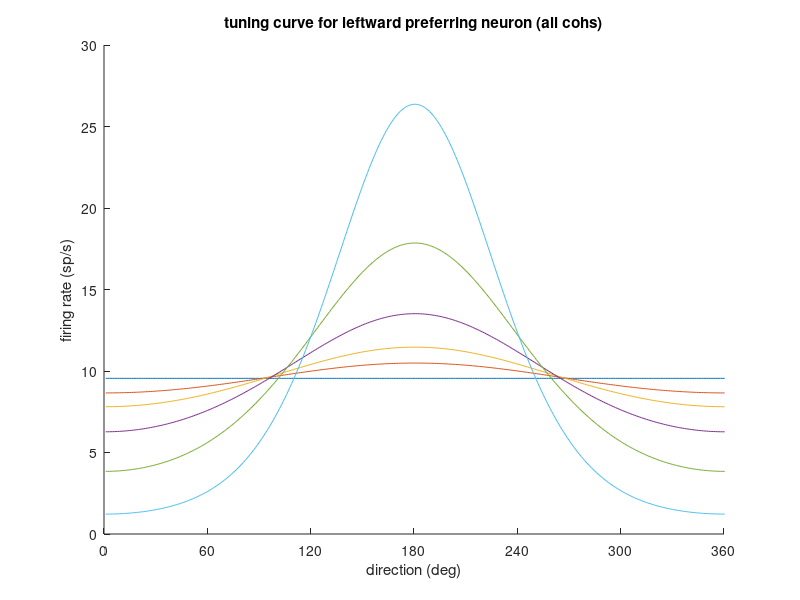
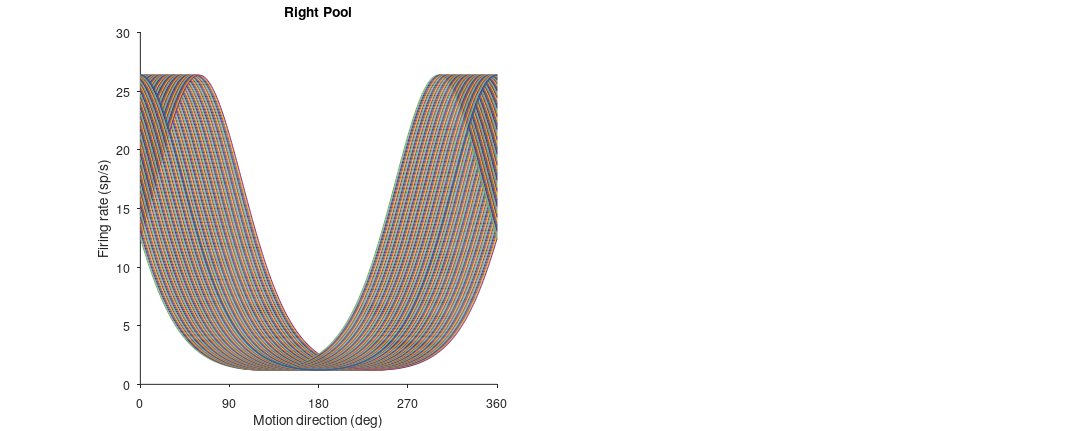

Source code (MATLAB) for these figures, in order: (Note: this script raises an error after producing the figures.)
% build a simulated MT population and generate its spiking activity to a 
% standard set of random-dot motion stimuli
% CF 2014-2020

clear
close all


% 07/2020: modified to incorporate Webb & Ledgeway style
% spatiotemporal flexibility (distribution of dot directions,
% optionally varying across time). [still TBD: their version of temporal dynamics.]
 
% Webb, Ledgeway, & McGraw
% Cortical pooling algorithms for judging global motion direction.
% Proc Natl Acad Sci U S A. 2007 Feb 27;104(9):3532-7.
 
% Webb, Ledgeway, & Rocchi
% Neural computations governing spatiotemporal pooling of visual motion signals in humans
% J Neurosci. 2011 Mar 30;31(13):4917-25.
 
Webb = 0;
    % The way this works is we build the spike rates by taking a 
    % weighted sum of the tuning curve evaluated at each dir (theta), where the
    % weights equal the proportion of dot directions in the stimulus. This
    % should generalize the transparent motion Miguel implemented, modulo a
    % scaling factor.
 
    % Unlike Webb, we can still use coherence: basically it just determines
    % which family of tuning curves is used to construct the weighted sum.
    % (i.e., lowering coherence does so in all directions equally)
 
    % To implement the correlation matrix, the rate from the weighted sum
    % becomes the equivalent of the tuning curve value, so in place of
    % tuning{c}(:,dirAxis==dir(t)) we substitute the weighted sum (Webb et
    % al. (2011)'s Ri(D), eq. 3)

    
%% build an experiment

tic

% plot flags
plotMT = 1;
plotCorr = 1;

% noiseModel = 'indepPoisson';
% noiseModel = 'corrMat_Mazurek02';
noiseModel = 'corrMat_Shadlen96';

nTrials = 1000;

% signed motion coherence; negative is leftward
cohs = [-0.512 -0.256 -0.128 -0.064 -0.032 -1e-8 1e-8 0.032 0.064 0.128 0.256 0.512];
coh = randsample(cohs,nTrials,'true')';

dir = nan(size(coh));
dir(coh<0) = 180;
dir(coh>0) = 0;

% viewing duration drawn from truncated exponential distribution
dur = zeros(nTrials,1);
meandur = 360; mindur = 80; maxdur = 900;
for n = 1:nTrials
    while dur(n)<=mindur || dur(n)>=maxdur % simple trick for truncating
        dur(n) = round(exprnd(meandur));
    end
end

% % temp: set dur to 1s (or any fixed value) to verify fano factor (below)
% dur(1:nTrials,1) = 1000;

toc

%% build MT population
tic

% nNeurons = 36;
% nNeurons = 180;
nNeurons = 360;

dirAxis = 0:360;
K = 3; % inverse variance term (will scale with coh)
ampl = 60;  % actual peak FR will be about half of this, at 51.2% coh
offset = 0; % this is not the same as spontaneous firing rate, which is of 
            % course >0; keeping this offset small or zero allows driven
            % firing rates to get close to zero for nonpreferred (null)
            % direction at high coherence, as MT does

prefDirs = linspace(dirAxis(1),dirAxis(end),nNeurons);
poscohs = cohs(cohs>0);
tuning = cell(1,length(poscohs));
if plotMT
    figure(2); set(gca,'xlim',[0 360],'Xtick',0:60:360);
    xlabel('direction (deg)'); ylabel('firing rate (sp/s)');
    title('tuning curve for leftward preferring neuron (all cohs)');
    hold on;
end
for c = 1:length(poscohs)
    tuning{c} = zeros(nNeurons,length(dirAxis));
    for n = 1:nNeurons
        % von Mises tuning functions (captures asymmetry in right/left response to coh)
        k = K * poscohs(c); % scale inverse variance by coh
        tuning{c}(n,:) = ampl * exp(k*cosd(dirAxis-prefDirs(n))) / (2*pi*besseli(0,k)) + offset;
                 %^ rows are neurons, columns are dirs           
    end
    if plotMT
        h(c) = plot(tuning{c}(round(nNeurons/2),:)); hold on;
%         Ltxt{c} = num2str(poscohs(c));
%         legend(h,Ltxt);
    end
end

% set baseline to average 0% coh response (or could be a bit lower);
% this will be used below during spike train generation
baseline = mean(mean(tuning{1}));

% Define two pools of neurons supplying evidence for the two alternatives;
% later can replace this with an arbitrary weight vector or smoothly
% varying weighting function (more realistic)
rightpool = prefDirs<60 | prefDirs>300; % within 60 deg of zero
leftpool = prefDirs>120 & prefDirs<240; % within 60 deg of 180
if plotMT
    figure(3); set(gcf,'Position', [300 300 1200 480],'Color',[1 1 1],'PaperPositionMode','auto'); clf;
    subplot(1,2,1); plot(dirAxis,tuning{end}(rightpool,:)); title('Right Pool');
    xlabel('Motion direction (deg)'); ylabel('Firing rate (sp/s)');
    set(gca,'xtick',0:90:360,'xlim',[0 360],'tickdir','out','box','off');
    changeAxesFontSize(gca,20,20);
    subplot(1,2,2); plot(dirAxis,tuning{end}(leftpool,:)); title('Left Pool');
    xlabel('Motion direction (deg)'); ylabel('Firing rate (sp/s)');
    set(gca,'xtick',0:90:360,'xlim',[0 360],'tickdir','out','box','off');
    changeAxesFontSize(gca,20,20);
end

toc

%% assign spike counts based on tuning curve and noise model

% Here is where we will bring in a distribution of directions like Webb et
% al. The idea is to replace the occurences of tuning{c}(n,dirAxis==dir(t))
% below with a rate generated as a weighted sum according to the desired
% direction distribution (for now, assumed constant over time)

% % TEMP: uncomment to test different sigmas and plot mean hill of activity
% sigs = [eps 20 40 80];
% for S = 1:length(sigs)
% dirDist_sigma = sigs(S); % set to eps to mimic the old method, ie all dots in same dir

if Webb
    dirDist_sigma = 45;
else
    dirDist_sigma = eps; % set to eps to mimic the old method, ie all dots in same dir
end

dirDist_cutoff = 90; % truncate dist at presented dir plus and minus this value (must be <=180)
dirDist_nModes = 1; % for bi/tri-modal ('transparent'), yet to be implemented

dirDist{2} = normpdf(dirAxis,180,dirDist_sigma); % normal dist, one mode
      % ^ start with mean of 180 to avoid having to wrap around 0/360
dirDist{2}(dirAxis<=180-dirDist_cutoff | dirAxis>=180+dirDist_cutoff) = 0; % truncate
dirDist{2} = dirDist{2}/sum(dirDist{2}); % renormalize

% rotate for rightward (dir=0) trials
dirDist{1}(1:180) = dirDist{2}(181:end);
dirDist{1}(181:360) = dirDist{2}(1:180);

RiD = cell(1,length(poscohs));
for c = 1:length(poscohs)
    RiD{c} = zeros(nNeurons,2); % only need the two directions being shown [1=right(0), 2=left(180)]
    for n = 1:nNeurons
        RiD{c}(n,1) = sum(tuning{c}(n,:).*dirDist{1}); % why does Webb need the Rmax term here?
        RiD{c}(n,2) = sum(tuning{c}(n,:).*dirDist{2});
    end
end

% % TEMP: uncomment to test different sigmas and plot mean hill of activity
% % plot (mean) hill of activity
% figure(12); plot(RiD{6}(:,2)); hold on;
% 
% % does sigma change the total mean FR?
% % No.
% meanFR(S) = mean(RiD{6}(:,2))
% 
% % what about separately for the two pools?
% % this does change, but of course it does, and no amount of rescaling can
% % fix that. The question is, does it also predict an effect on confidence
% % beyond that.
% meanFR_left(S) = mean(RiD{6}(leftpool,2))
% meanFR_right(S) = mean(RiD{6}(rightpool,2))
% 
% pause
% 
% end




% create corr mat, if needed below
if ~strcmp(noiseModel,'indepPoisson')
    maxCorr = 0.2;
    % pairwise correlation varies linearly from maxCorr to zero based on
    % tuning similarity (pref dir proximity)
    fano = 1.8; % fano factor = variance/mean ratio (forced to be 1 for poisson,
                % but for real neurons it's often 1.5-2)
    c=linspace(maxCorr,0.0,nNeurons/2); c=[c fliplr(c)];
    Cor=toeplitz(c); % aka diagonal-constant matrix, shortcut for making the kind of corr mat we want
    Cor(logical(eye(size(Cor)))) = 1; % set main diagonal to be 1
    tmpCor = Cor; tmpCor(tmpCor==1)=NaN; % for better color range when plotting
    if plotCorr
        figure(4); imagesc(tmpCor); set(gca,'ydir','normal'); axis square; colorbar;
        title('spike count correlation matrix: intended');
        xlabel('neuron ID (pref dir)'); ylabel('neuron ID (pref dir)');
    end
    plotCorr = 0;
end

switch noiseModel

    % independent Poisson (simplest, but slow and unrealistic)
    case 'indepPoisson'
        Counts = nan(nTrials, nNeurons);
        tic
        for t = 1:nTrials
            c = poscohs == abs(coh(t));
            for n = 1:nNeurons
                lambda = RiD{c}(n,dir(t)==[0 180]) / 1000; % /1000 because tuning is in spikes/s and we're sampling every 1 ms
                Counts(t,n) = sum(poissrnd(lambda, 1, dur(t)));
            end
        end
        toc

    % or, create spikes according to desired correlation matrix
    case 'corrMat_Mazurek02' % method of Mazurek et al. 2002 Nat Neurosci (intuitive, but slower)
        % % % for g = 1:20 % TEMP: to test that average corr value is as desired
        Counts = nan(nTrials, nNeurons);
        tic
        for t = 1:nTrials
            i = dir(t);
            c = poscohs == abs(coh(t));
            m = RiD{c}(:,dir(t)==[0 180]); % mean
            T = dur(t)/1000;
                % now we have a vector of mean counts and a correlation matrix based on
                % tuning similarity. So to get a covariance matrix just multiply by the
                % product of ith and jth s.d. where s.d. is sqrt(fano*m*T)
            sd = sqrt(fano*m*T);
            Cov = repmat(sd,1,nNeurons) .* repmat(sd,1,nNeurons)' .* Cor;
            Counts(t,:) = round(mvnrnd(m*T, Cov)); % multivariate normal random numbers
        end
        Counts(Counts<0)=0;
        toc
        % % % % plot pairwise responses for similar and unsimilar neurons, for a fixed stimulus (or not)
        % % % whichTr = abs(coh)<0.001;
        % % % durToNorm = dur(whichTr);
        % % % corrs1(g) = corr(Counts(whichTr,1)./durToNorm, Counts(whichTr,2)./durToNorm);
        % % % corrs2(g) = corr(Counts(whichTr,1)./durToNorm, Counts(whichTr,19)./durToNorm);
        % % % % figure; plot(Counts(whichTr,1),Counts(whichTr,2),'x'); title(num2str(corrs1(g)));
        % % % % figure; plot(Counts(whichTr,1),Counts(whichTr,19),'o'); title(num2str(corrs2(g)));
        % % % end
        % % % mean(corrs1)
        % % % mean(corrs2) % TEMP: to test that average corr value is as desired

    case 'corrMat_Shadlen96' % method of Shadlen et al. 1996 J Neurosci, Appendix 1 (>2x faster)
        tic
        rootQ = sqrtm(Cor);
        Counts = nan(nTrials, nNeurons);
        for t = 1:nTrials
            c = poscohs==abs(coh(t));
            T = dur(t)/1000;
            m = RiD{c}(:,dir(t)==[0 180]);
            z = normrnd(0,1,nNeurons,1);
            y = rootQ * z;
            y = y.*sqrt(fano*m*T) + m*T; % variance is fano*mean, and SD is sqrt of that
            y(y<0) = 0; % no negative reponses
            Counts(t,:) = round(y);
        end
        toc

end


% below we'll also need spike *rates*, since dur varies
Rates = Counts./(dur/1000);


%% check how well we achieved the intended corr mat & fano

if plotCorr; figure(5); set(gcf,'position',[520 200 1500 1100]); end
Fanos = nan(nNeurons,length(cohs));
for c = 1:length(cohs)
    I = coh==cohs(c);
    ratemat = Rates(I,:);
    corrmat = corrcov(cov(ratemat));
    
%     % uncomment this to reassure yourself that corrcov() works:
%     if c==1
%     corrmat2 = nan(size(corrmat));
%     for i = 1:nNeurons
%         for j = 1:nNeurons
%             corrmat2(i,j) = corr(ratemat(:,i),ratemat(:,j));
%         end
%     end
%     figure;plot(corrmat(:),corrmat2(:),'x');
%     end

    if plotCorr
        figure(5);
        subplot(3,4,c); imagesc(corrmat); set(gca,'ydir','normal'); axis square; colorbar;
        xlabel('neuron ID (pref dir)'); ylabel('neuron ID (pref dir)');
        caxis([-0.1 maxCorr+0.1]); title(num2str(cohs(c)));
    end
    
    % variance to mean ratio across repeated presentations of the same
    % stimulus for all neurons; will be averaged across stimuli (cohs)
    Fanos(:,c) = var(Counts(I,:))./mean(Counts(I,:));
%     Fanos(:,c) = var(Rates(I,:))./mean(Rates(I,:));
% **this greatly overestimates the true Fano factor, even when using Rates, 
% because of added variance from variable durations. set dur(:)=1000 in 
% first code cell above to see the correct Fano

end
if plotCorr
    mean(Fanos)
    mean(mean(Fanos))
    figure(5); suptitle('spike count correlation matrix: actual (sep by coh)');
end


% confirm that variance of difference variable (momentary evidence)
% increases with coh, aka signal-dependent noise
if plotMT
rDiff = nan(nTrials,1);
for t = 1:nTrials
    rDiff(t) = sum(Counts(t,rightpool)) - sum(Counts(t,leftpool));
end
for c = 1:length(poscohs)
    I = abs(coh)==poscohs(c);
    rDiffMean(c) = mean(abs(rDiff(I)));
    rDiffVar(c) = var(rDiff(I));
end
figure(6); subplot(1,2,1); set(gcf,'position',[500 500 1000 420]);
plot(poscohs,rDiffMean,'o-'); title('mean of difference variable (momentary evidence)'); xlabel('unsigned coh');
subplot(1,2,2); plot(poscohs,rDiffVar,'v-'); title('variance of difference variable (momentary evidence)'); xlabel('unsigned coh');
end


%% Back to Mazurek for spike train generation (inverse probability method):

% construct spike density function for each trial according to known time
% course of MT responses, convert to cumulative probability (normalized),
% and use to map uniform random deviates (one for each spike in Counts)
% onto spike times for every trial

% an interesting exercise (which I've yet to do) is check whether this
% method generates the expected cross-correlograms (see e.g. Bair et
% al. J Neurosci 2001). Could be that the 'dummy spike train' from 
% Mazurek is needed for this level of realism.


% baseline = 10; % can be specified independently of tuning curves, but should
               % be higher than response to high-coh motion in antipreferred
               % (null) direction;
       % for now this is set above based on tuning{}               
latency = 50; % ms
risetime = 20; % ms
dT = 1;
tAxis = 1:dT:max(dur)+3*latency;
               % it's 3x because 1x at the beginning, 2x at the end (ramp-down is slower than rise time)

R = nan(nTrials, nNeurons, length(tAxis));
disp('Generating spike trains, may take tens of seconds to minutes...');
tic
for t = 1:nTrials
    for n = 1:nNeurons
                
        meanrate = Rates(t,n);

        sdf=[]; % spike density function
        
            % lay down some baseline rate, from t=1 to vis latency
        sdf(1:latency) = baseline;
            % quick linear rise to mean
        sdf(end+1 : latency+risetime) = linspace(baseline,meanrate,risetime);
%             % steady state with some decay*, like real MT
            decay = 1+0.2*sign(baseline-meanrate); % *up or down depending on whether mean rate is above or below baseline
        sdf(end+1 : latency+dur(t)) = linspace(meanrate, meanrate*decay, dur(t)-risetime);
              % include die-down over 2x latency
        sdf(end+1 : end+2*latency) = linspace(meanrate*decay, baseline, 2*latency);
        
% %         % check what it looks like, if you want
% %         figure; plot(sdf); % CAREFUL! don't run entire loop when uncommented!
                
        % The Mazurek method (I think) assumes zero noise in the driving
        % input (underlying 'rate' or mean of poisson process, see
        % Churchland et al. 2011 Neuron paper "Variance as a Signature...")
        % which is unrealistic even for MT. At the very least it is
        % a function of motion energy, plus any noise added between retina
        % and MT. So adding some ad hoc variability is easily justified
        sdfNoiseSD = 0.2 * sdf; % arbitrary, but scales with spike rate
            % make fluctuations on the time scale of frames (motion energy)?
        % SDFnoise(1:8:dur(t)+2*latency) = SDFnoiseSD*randn(1,length(1:8:dur(t)+2*latency));
            % no, for now just every ms; could use actual trials' ME later
        sdf = sdf + sdfNoiseSD.*randn(1,length(sdf));
        sdf(sdf<0)=0;
        
% %         % may also wish to inspect the noisy version
% %         figure; plot(sdf); % CAREFUL! don't run entire loop when uncommented!
                            
        csdf = cumsum(sdf); % cumulative spike density
        cspf = csdf / csdf(end); % cumulative spike probability
            % now we simply draw nspikes uniform random numbers on [0 1] 
            % and use the CSPF as a lookup table for where to place them in
            % time*, redrawing any that fall within a refractory period
            % [*see note below]

            % interpolate to ensure intersect
            % cspfI = interp1(1:length(cspf),cspf,1:0.1:length(cspf));  ??? don't remember what this was about
        
        R(t,n,1:length(sdf)) = 0; % initialize spike train
        % ^ trial, neuron, time    

        sptimes = nan(1,Counts(t,n));
        for s = 1:Counts(t,n) % is there a faster way than spike by spike?
            rnd = rand;
            sp = find(abs(cspf-rnd)==min(abs(cspf-rnd)));
            sp = sp(1); % avoid non-unique times
            if s>1
                while any(abs(sptimes-sp)<2)
                % ^ enforce refractory period by redrawing rnd
                    rnd = rand;
                    sp = find(abs(cspf-rnd)==min(abs(cspf-rnd)));
                    sp = sp(1); % avoid non-unique times
                end
            end
            sptimes(s) = sp;
        end
        R(t,n,sptimes) = 1;
        
    end
end
disp('done.');
toc


% check that we achieved the intended spike counts
if plotMT
    Counts2 = nansum(R,3);
    figure(7); plot(Counts(:),Counts2(:),'x');
    title('intended vs actual spike counts (should be identical)');
end

% * Note that this method distributes the allocated spikes (determined by
% tuning curves and correlations) throughout the trial, which now
% includes a baseline and ramp-down period. In real experiments, tuning
% curves are usually constructed by counting spikes in a window that
% excludes these periods. This has two consequences: (1) spike rates
% in the appropriate time windows of these constructed spike trains will be
% lower than the prescribed values based on tuning{}, and (2) the average
% spike rate during the baseline period (see PSTHs below) will depend on
% the mean rate for that trial, i.e. will depend on coherence, which of
% course would not happen in a real experiment. I don't think this should
% cause any problems with the simulation, but noting it here just in case.



%% some sanity checks:

if plotMT

% PSTHs, do they look reasonable?
cohsForPSTH = [-0.512 -0.128 -0.032 0.032 0.128 0.512];
clr = cool(length(cohsForPSTH));
figure(8); 
for c = 1:length(cohsForPSTH)
    I = coh==cohsForPSTH(c); % R = [trials, neurons, time]
    plot(nanmean(squeeze(nanmean(R(I,rightpool,1:800),2)))*1000,'Color', clr(c,:)); hold on;
end
title('right pool'); xlabel('time from dots onset (ms)'); ylabel('spikes/s');
legend(cellstr(num2str(cohsForPSTH')),'location','north','orientation','horizontal');
figure(9); 
for c = 1:length(cohsForPSTH)
    I = coh==cohsForPSTH(c);          % R = [trials, neurons, time]
    plot(nanmean(squeeze(nanmean(R(I,leftpool,1:800),2)))*1000,'Color', clr(c,:)); hold on;    
end
title('left pool'); xlabel('time from dots onset (ms)'); ylabel('spikes/s');
legend(cellstr(num2str(cohsForPSTH')),'location','north','orientation','horizontal');


% what about raster plots?
figure(10);
C = coh==0.512;
raster = squeeze(R(C,1,1:400));
[I,J] = find(raster>0);
plot(J,I,'.'); xlabel('time from dots onset (ms)'); ylabel('trial'); ylim([0 size(raster,1)]);
title('spike raster: across trials for a given neuron');
 
figure(11);
C = find(coh==0.512);
raster = squeeze(R(C(1),:,1:400));
[I,J] = find(raster>0);
plot(J,I,'.'); xlabel('time from dots onset (ms)'); ylabel('neuron (pref dir)'); ylim([0 nNeurons]);
title('spike raster: across neurons for a given trial');

end
        

%% save the results
disp('saving...');

clearvars -except R tuning nNeurons nTrials prefDirs latency dir dur coh cohs poscohs tAxis dirDist_sigma
if dirDist_sigma<1e-6; dirDist_sigma=0; end

tic
save(sprintf('simMT_nNeu=%d_nTr=%d_sigma=%d.mat', nNeurons, nTrials,dirDist_sigma),'-v7.3');
toc

disp('done.');




